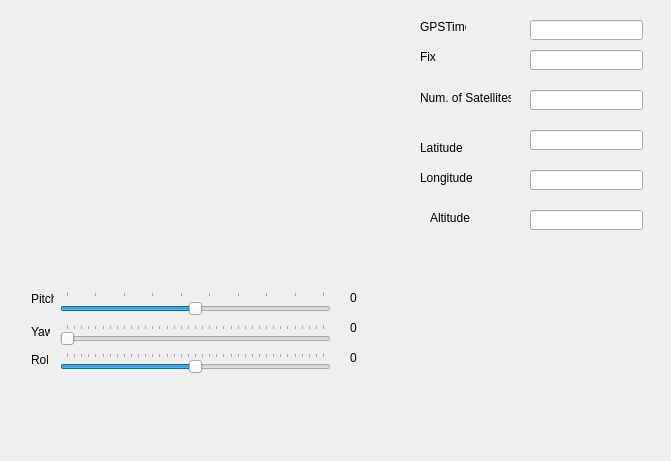
<?xml version="1.0" encoding="UTF-8"?>
<ui version="4.0">
 <class>GPSIMUWindow</class>
 <widget class="QWidget" name="GPSIMUWindow">
  <property name="geometry">
   <rect>
    <x>0</x>
    <y>0</y>
    <width>671</width>
    <height>461</height>
   </rect>
  </property>
  <property name="windowTitle">
   <string>GPSIMUWindow</string>
  </property>
  <widget class="MyGLWidget" name="myGLWidget" native="true">
   <property name="geometry">
    <rect>
     <x>9</x>
     <y>9</y>
     <width>381</width>
     <height>261</height>
    </rect>
   </property>
  </widget>
  <widget class="QSlider" name="pitchSlider">
   <property name="geometry">
    <rect>
     <x>60</x>
     <y>291</y>
     <width>271</width>
     <height>27</height>
    </rect>
   </property>
   <property name="minimum">
    <number>-45</number>
   </property>
   <property name="maximum">
    <number>45</number>
   </property>
   <property name="singleStep">
    <number>1</number>
   </property>
   <property name="pageStep">
    <number>5</number>
   </property>
   <property name="orientation">
    <enum>Qt::Horizontal</enum>
   </property>
   <property name="tickPosition">
    <enum>QSlider::TicksAbove</enum>
   </property>
   <property name="tickInterval">
    <number>10</number>
   </property>
  </widget>
  <widget class="QSlider" name="headingSlider">
   <property name="geometry">
    <rect>
     <x>60</x>
     <y>324</y>
     <width>271</width>
     <height>22</height>
    </rect>
   </property>
   <property name="minimum">
    <number>0</number>
   </property>
   <property name="maximum">
    <number>360</number>
   </property>
   <property name="orientation">
    <enum>Qt::Horizontal</enum>
   </property>
   <property name="tickPosition">
    <enum>QSlider::TicksAbove</enum>
   </property>
   <property name="tickInterval">
    <number>10</number>
   </property>
  </widget>
  <widget class="QSlider" name="rollSlider">
   <property name="geometry">
    <rect>
     <x>60</x>
     <y>352</y>
     <width>271</width>
     <height>22</height>
    </rect>
   </property>
   <property name="minimum">
    <number>-180</number>
   </property>
   <property name="maximum">
    <number>180</number>
   </property>
   <property name="orientation">
    <enum>Qt::Horizontal</enum>
   </property>
   <property name="tickPosition">
    <enum>QSlider::TicksAbove</enum>
   </property>
   <property name="tickInterval">
    <number>10</number>
   </property>
  </widget>
  <widget class="QLabel" name="label">
   <property name="geometry">
    <rect>
     <x>31</x>
     <y>291</y>
     <width>23</width>
     <height>16</height>
    </rect>
   </property>
   <property name="text">
    <string>Pitch</string>
   </property>
  </widget>
  <widget class="QLabel" name="label_2">
   <property name="geometry">
    <rect>
     <x>31</x>
     <y>324</y>
     <width>19</width>
     <height>16</height>
    </rect>
   </property>
   <property name="text">
    <string>Yaw</string>
   </property>
  </widget>
  <widget class="QLabel" name="label_3">
   <property name="geometry">
    <rect>
     <x>31</x>
     <y>352</y>
     <width>17</width>
     <height>16</height>
    </rect>
   </property>
   <property name="text">
    <string>Roll</string>
   </property>
  </widget>
  <widget class="QLabel" name="pitchLabel">
   <property name="geometry">
    <rect>
     <x>350</x>
     <y>290</y>
     <width>31</width>
     <height>16</height>
    </rect>
   </property>
   <property name="text">
    <string>0</string>
   </property>
  </widget>
  <widget class="QLabel" name="yawLabel">
   <property name="geometry">
    <rect>
     <x>350</x>
     <y>320</y>
     <width>31</width>
     <height>16</height>
    </rect>
   </property>
   <property name="text">
    <string>0</string>
   </property>
  </widget>
  <widget class="QLabel" name="rollLabel">
   <property name="geometry">
    <rect>
     <x>350</x>
     <y>350</y>
     <width>31</width>
     <height>16</height>
    </rect>
   </property>
   <property name="text">
    <string>0</string>
   </property>
  </widget>
  <widget class="QLineEdit" name="timeLE">
   <property name="geometry">
    <rect>
     <x>530</x>
     <y>20</y>
     <width>113</width>
     <height>20</height>
    </rect>
   </property>
  </widget>
  <widget class="QLabel" name="label_4">
   <property name="geometry">
    <rect>
     <x>420</x>
     <y>20</y>
     <width>46</width>
     <height>13</height>
    </rect>
   </property>
   <property name="text">
    <string>GPSTime</string>
   </property>
  </widget>
  <widget class="QLabel" name="label_5">
   <property name="geometry">
    <rect>
     <x>420</x>
     <y>50</y>
     <width>46</width>
     <height>13</height>
    </rect>
   </property>
   <property name="text">
    <string>Fix</string>
   </property>
  </widget>
  <widget class="QLineEdit" name="fixLE">
   <property name="geometry">
    <rect>
     <x>530</x>
     <y>50</y>
     <width>113</width>
     <height>20</height>
    </rect>
   </property>
  </widget>
  <widget class="QLabel" name="label_6">
   <property name="geometry">
    <rect>
     <x>420</x>
     <y>90</y>
     <width>91</width>
     <height>16</height>
    </rect>
   </property>
   <property name="text">
    <string>Num. of Satellites</string>
   </property>
  </widget>
  <widget class="QLineEdit" name="numsatLE">
   <property name="geometry">
    <rect>
     <x>530</x>
     <y>90</y>
     <width>113</width>
     <height>20</height>
    </rect>
   </property>
   <property name="text">
    <string/>
   </property>
  </widget>
  <widget class="QLineEdit" name="latLE">
   <property name="geometry">
    <rect>
     <x>530</x>
     <y>130</y>
     <width>113</width>
     <height>20</height>
    </rect>
   </property>
   <property name="text">
    <string/>
   </property>
  </widget>
  <widget class="QLineEdit" name="lonLE">
   <property name="geometry">
    <rect>
     <x>530</x>
     <y>170</y>
     <width>113</width>
     <height>20</height>
    </rect>
   </property>
  </widget>
  <widget class="QLabel" name="label_7">
   <property name="geometry">
    <rect>
     <x>420</x>
     <y>140</y>
     <width>91</width>
     <height>16</height>
    </rect>
   </property>
   <property name="text">
    <string>Latitude</string>
   </property>
  </widget>
  <widget class="QLabel" name="label_8">
   <property name="geometry">
    <rect>
     <x>420</x>
     <y>170</y>
     <width>91</width>
     <height>16</height>
    </rect>
   </property>
   <property name="text">
    <string>Longitude</string>
   </property>
  </widget>
  <widget class="QLineEdit" name="lineEdit_2">
   <property name="geometry">
    <rect>
     <x>530</x>
     <y>210</y>
     <width>113</width>
     <height>20</height>
    </rect>
   </property>
  </widget>
  <widget class="QLabel" name="label_9">
   <property name="geometry">
    <rect>
     <x>430</x>
     <y>210</y>
     <width>61</width>
     <height>16</height>
    </rect>
   </property>
   <property name="text">
    <string>Altitude</string>
   </property>
  </widget>
 </widget>
 <layoutdefault spacing="6" margin="11"/>
 <customwidgets>
  <customwidget>
   <class>MyGLWidget</class>
   <extends>QWidget</extends>
   <header>myglwidget.h</header>
   <container>1</container>
   <slots>
    <slot>setXRotation(int)</slot>
    <slot>setYRotation(int)</slot>
    <slot>setZRotation(int)</slot>
   </slots>
  </customwidget>
 </customwidgets>
 <resources/>
 <connections>
  <connection>
   <sender>pitchSlider</sender>
   <signal>valueChanged(int)</signal>
   <receiver>myGLWidget</receiver>
   <slot>setXRotation(int)</slot>
   <hints>
    <hint type="sourcelabel">
     <x>95</x>
     <y>297</y>
    </hint>
    <hint type="destinationlabel">
     <x>96</x>
     <y>262</y>
    </hint>
   </hints>
  </connection>
  <connection>
   <sender>headingSlider</sender>
   <signal>valueChanged(int)</signal>
   <receiver>myGLWidget</receiver>
   <slot>setYRotation(int)</slot>
   <hints>
    <hint type="sourcelabel">
     <x>143</x>
     <y>324</y>
    </hint>
    <hint type="destinationlabel">
     <x>147</x>
     <y>267</y>
    </hint>
   </hints>
  </connection>
  <connection>
   <sender>rollSlider</sender>
   <signal>valueChanged(int)</signal>
   <receiver>myGLWidget</receiver>
   <slot>setZRotation(int)</slot>
   <hints>
    <hint type="sourcelabel">
     <x>206</x>
     <y>354</y>
    </hint>
    <hint type="destinationlabel">
     <x>212</x>
     <y>259</y>
    </hint>
   </hints>
  </connection>
 </connections>
</ui>
